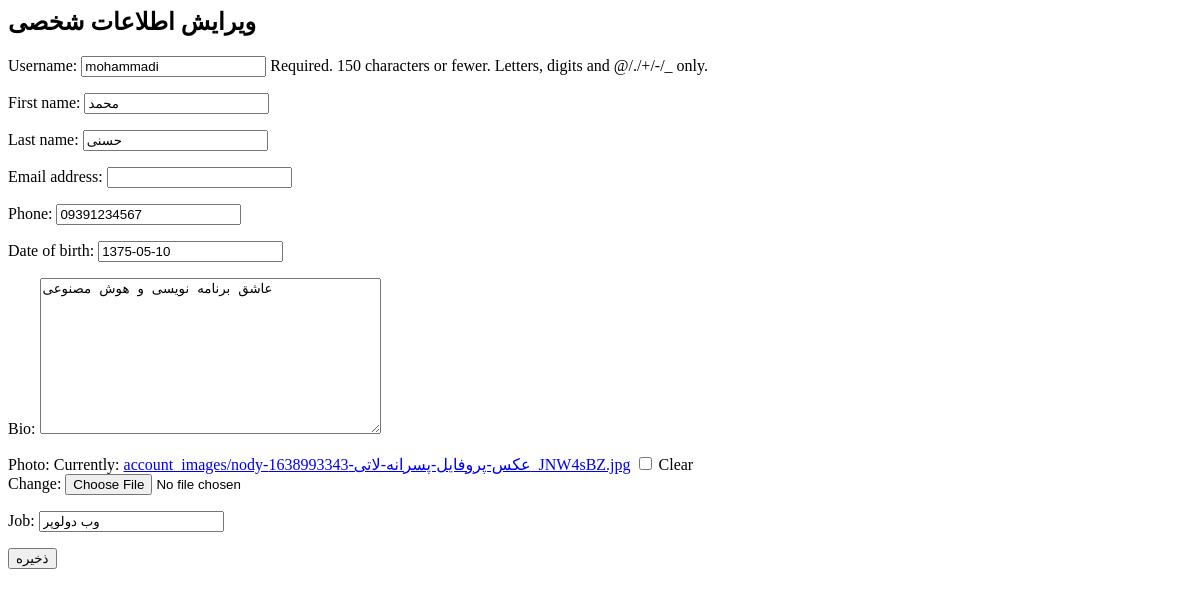
The page /user/edit (signed in) on the database as committed earlier.
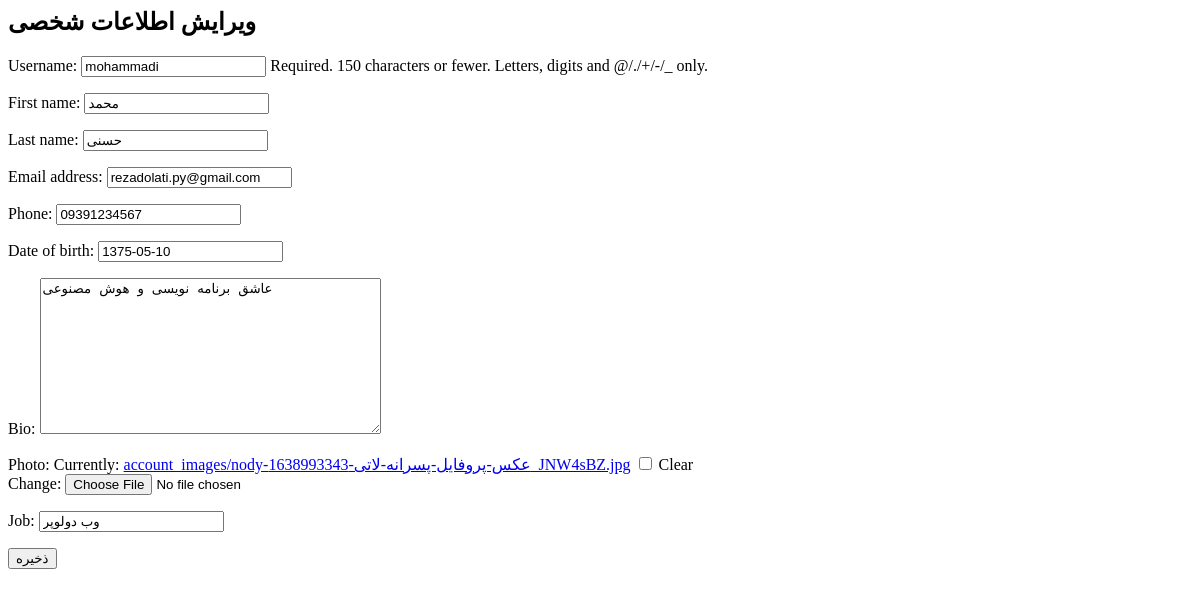
The same page on the database as committed later.
### social/models.py (models this page shows, shortened)
class User(AbstractUser):
    date_of_birth = models.DateField(blank=True, null=True)
    bio = models.TextField(null=True, blank=True)
    photo = models.ImageField(upload_to="account_images/", blank=True, null=True)
    job = models.CharField(max_length=250, null=True, blank=True)
    phone = models.CharField(max_length=11, null=True, blank=True)
    following = models.ManyToManyField('self', through='Contact', related_name="followers", symmetrical=False)

### social/views.py (the view)
# urls.py: path('user/edit', views.edit_user, name="edit_account"),
@login_required
def edit_user(request):
    if request.method == 'POST':
        user_form = UserEditForm(request.POST, instance=request.user, files=request.FILES)
        if user_form.is_valid():
            user_form.save()
        return redirect('social:profile')
    else:
        user_form = UserEditForm(instance=request.user)
    context = {
        'user_form': user_form
    }
    return render(request, 'registration/edit_user.html', context=context)

### social/forms.py (shortened to what this page needs)
class UserEditForm(forms.ModelForm):
    class Meta:
        model = User
        fields = ['username', 'first_name', 'last_name', 'email',
                  'phone', 'date_of_birth', 'bio', 'photo', 'job']

### social/templates/registration/edit_user.html (shortened to what this page needs)
    <section class="py-4">
	<div class="container">
    <div class="row pb-4">
			<div class="col-12">
        <h1 class="mb-0 h3">ویرایش اطلاعات شخصی</h1>
			</div>
		</div>
		<div class="row">
			<div class="col-12">
				<div class="card border h-100">
					<div class="card-body">
    <form method="post" enctype="multipart/form-data">
    {{ user_form.as_p }}
    <button class="btn btn-primary" type="submit">ذخیره</button>
    </form>
        </div>
    </div>
</div>
    </div>
	</div>
</section>

Rows that differ between the two databases and show on the page:
changed User "mohammadi": email (not shown) → "rezadolati.py@gmail.com"
